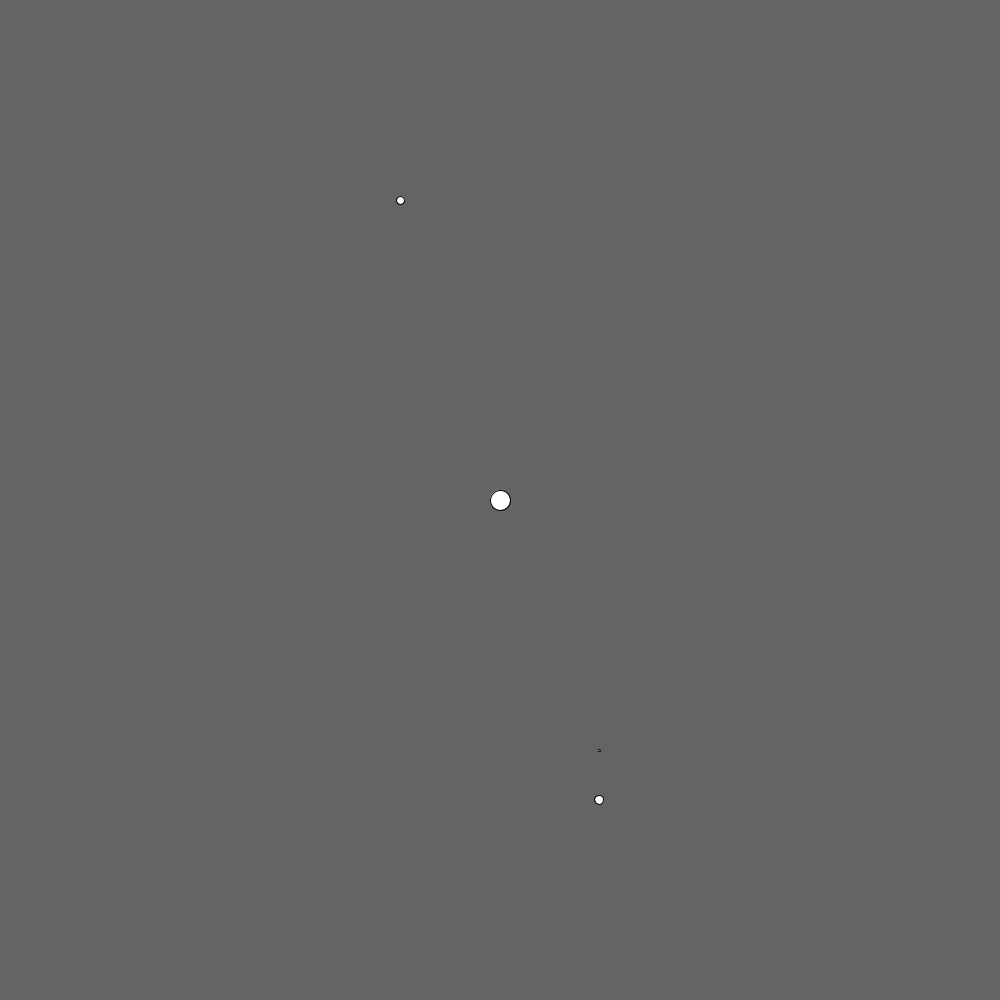
Frame 1 (no input)
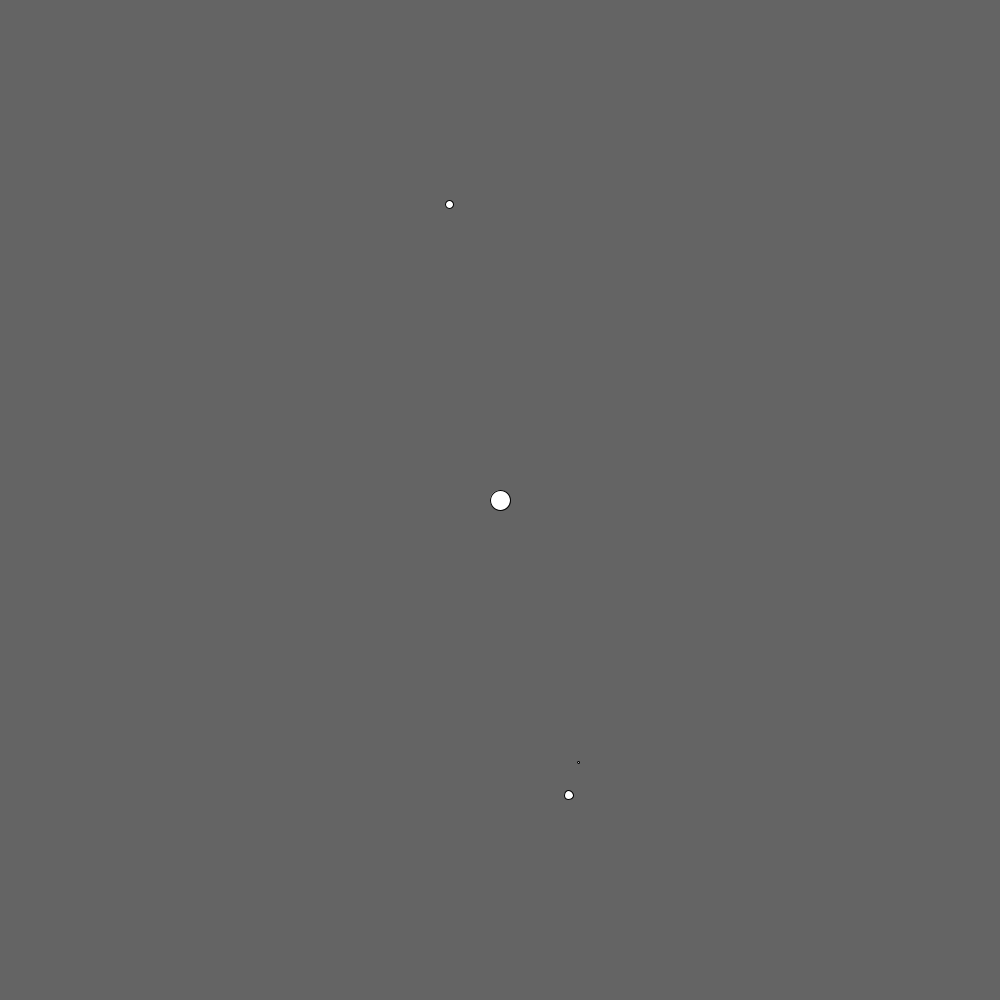
Frame 60 (the mouse pressed at the canvas centre just before this capture)
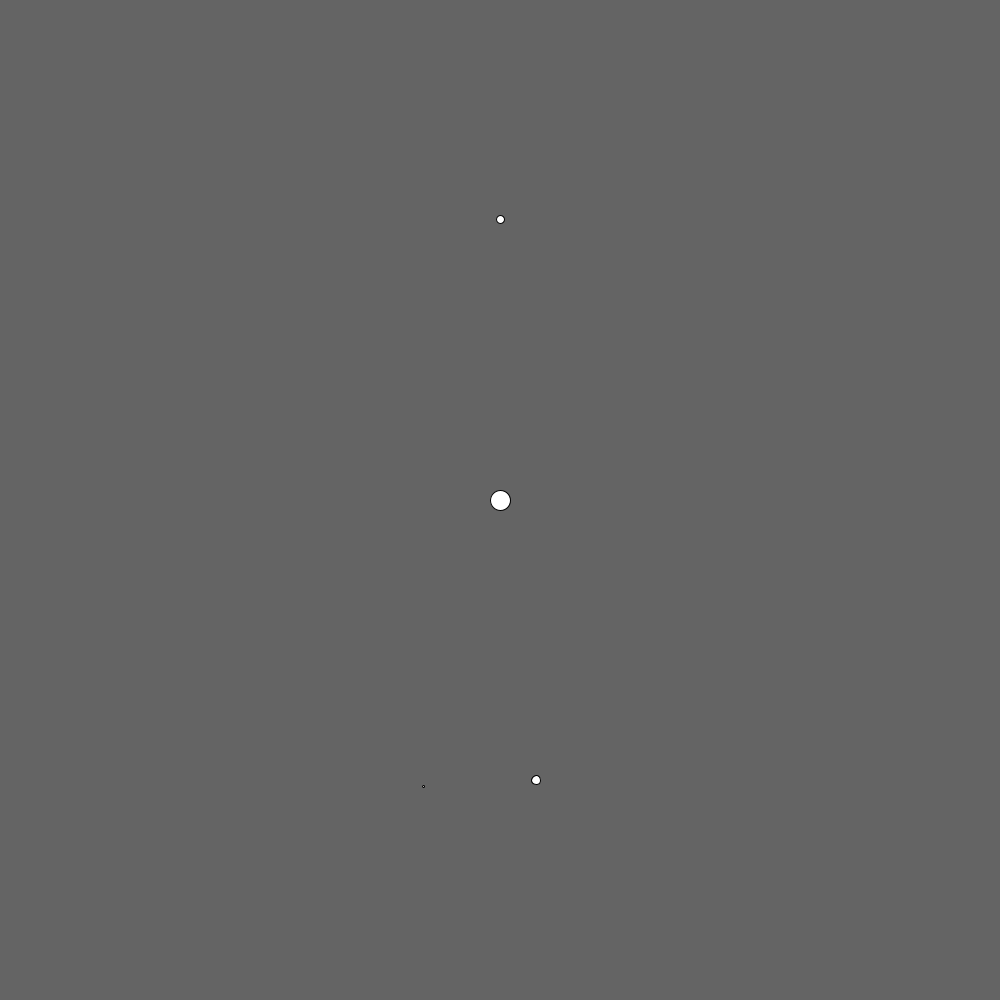
Frame 120 (the mouse held since frame 60 and released just before this capture)

The Processing sketch that drew these frames (run headless with seeded random() and noise(); from frame 60 on, the mouse is pressed at the canvas centre):

// Processing sketch: soar_system_sim_with_planet_gen
// ── soar_system_sim_with_planet_gen.pde

ArrayList<Body> bodies;

Boolean makingBody = false;
Boolean finishedBody = false;

//Make balls boundce off walls
boolean bounceOffWalls = false;


float startX = 0;
float startY = 0;
float startVX = 0;
float startVY = 0;
float startMass = 0;

void setup(){
  size(1000, 1000);
  bodies = new ArrayList();
  bodies.add(new Body(500, 500, 0, 0, 20));
  bodies.add(new Body(400, 200, 8, 0, 8));
  bodies.add(new Body(600, 800, -5, 0, 9));
  bodies.add(new Body(600, 750, -3, 0, 2));
}

void draw(){
  background(100, 100, 100, 100);
  for(int i = 0; i<bodies.size(); i++){
    bodies.get(i).update(bodies, bounceOffWalls);
  }
  for(int i = 0; i<bodies.size(); i++){
   // println("body "+i+"is at "+bodies.get(i).posx+", "+bodies.get(i).posy); 
    bodies.get(i).updatePos();
    bodies.get(i).show();
  }
  
  if(makingBody&&!finishedBody){
    line(startX, startY, mouseX, mouseY);
  }else if(makingBody&&finishedBody){
    circle(startX, startY, startMass);
    line(startX-10*startVX, startY-10*startVY, mouseX, mouseY); 
    line(startX, startY, startX-10*startVX, startY-10*startVY);
    startMass = sqrt(sq(startX-startVX*10-mouseX)+sq(startY-startVY*10-mouseY))/5;
    
  }
  
  
}

void mouseClicked(){
  if(!makingBody){
    startX=mouseX;
    startY=mouseY;
    makingBody = true;
    finishedBody = false;
    println(startX);
  }else if(!finishedBody){
    startVX=(startX-mouseX)/10;
    startVY=(startY-mouseY)/10;
    
    finishedBody=true;
  }else{
    startMass = sqrt(sq(startX-startVX*10-mouseX)+sq(startY-startVY*10-mouseY))/5;
    bodies.add(new Body(startX, startY, startVX, startVY, startMass));
    finishedBody=false;
    makingBody=false;
    println("Starting Mass: "+startMass);
  }
}

// ── Body.pde
class Body{
  float posx;
  float posy;
  
  float velx;
  float vely;
  
  float size;
  float mass;
  
  Body(float x, float y, float vx, float vy, float s){
    this.size = s;
    this.posx = x;
    this.posy = y;
    this.velx = vx;
    this.vely = vy;
    this.mass = 4/3*PI*size*size*size;
  }
  
  void show(){
    circle(this.posx, this.posy, this.size);
  }
  
  void update(ArrayList<Body> bodies, boolean bounceOffWalls){
    
    float forceX=0;
    float forceY=0;
    for(int i = 0; i<bodies.size(); i++){
        if(bodies.get(i)!=this){
          float xdist=this.posx-bodies.get(i).posx;
          float ydist=this.posy-bodies.get(i).posy;
          float r=sqrt(sq(xdist)+sq(ydist));
          float g = 0.1;
          float force = g*bodies.get(i).mass/sq(r);
          
          forceX+=(force/r)*xdist;
          forceY+=(force/r)*ydist;
        }
    }
    
    
    velx-=forceX;
    vely-=forceY;
    
    if(bounceOffWalls){
    if(posx>1000){
      posx=999;
      velx*=-1;
    }
    if(posy>1000){
      posy=999;
      vely*=-1;
    }
    if(posx<0){
      posx=1;
      velx*=-1;
    }
    if(posy<0){
      posy=1;
      vely*=-1;
    }
  }

  }
  void updatePos(){
    posx+=velx*0.1;
    posy+=vely*0.1;

  }


}
